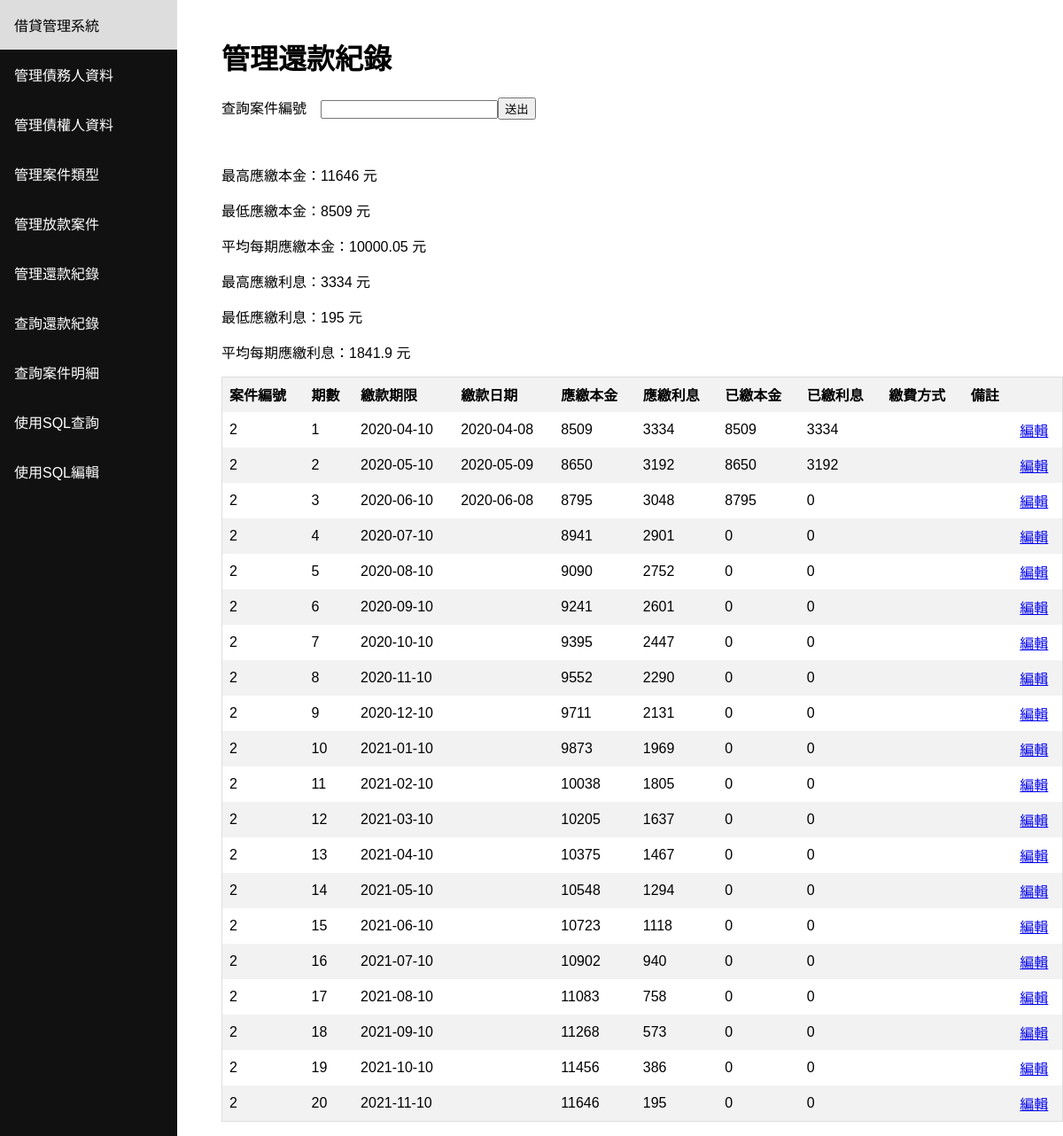
Page /period_show/2 on the committed database.
### tables this page shows
CREATE TABLE "LOAN_PERIOD" (
	"ProjectNumber"	INTEGER NOT NULL,
	"PeriodNumber"	INTEGER NOT NULL,
	"DueDate"	TEXT NOT NULL,
	"RepaymentDate"	TEXT DEFAULT '',
	"ExpectPrinciple"	INTEGER,
	"ExpectInterest"	INTEGER,
	"GetPrinciple"	INTEGER NOT NULL DEFAULT 0,
	"GetInterest"	INTEGER NOT NULL DEFAULT 0,
	"RepaymentMethod"	TEXT DEFAULT '',
	"Remark"	TEXT DEFAULT '',
	FOREIGN KEY("ProjectNumber") REFERENCES "LOAN_PROJECT"("ProjectNumber"),
	PRIMARY KEY("PeriodNumber","ProjectNumber")
);

### main.py (the view)
@app.route('/period_show/<PROJECT>', methods=['GET', 'POST'])
def period_show(PROJECT):
    try:
        if request.method == 'POST' and request.values['ProjectNumber'] != '':
            get_query("select * from LOAN_PROJECT where ProjectNumber = {}".format(request.values['ProjectNumber']))
            return redirect(url_for('period_show', PROJECT=request.values['ProjectNumber']))
    except:
        pass
    max_repayment = get_query("select MAX(ExpectPrinciple),MAX(ExpectInterest) from LOAN_PERIOD where ProjectNumber = {};".format(PROJECT))[0]
    min_repayment = get_query("select MIN(ExpectPrinciple),MIN(ExpectInterest) from LOAN_PERIOD where ProjectNumber = {};".format(PROJECT))[0]
    avg_repayment = get_query("select AVG(ExpectPrinciple),AVG(ExpectInterest) from LOAN_PERIOD where ProjectNumber = {};".format(PROJECT))[0]
    projects = get_query("select ProjectNumber from LOAN_PROJECT;")
    table = get_query("select * from LOAN_PERIOD where ProjectNumber = {};".format(PROJECT))
    total_repayment = sum([(table[i][5]+table[i][6]) for i in range(len(table))])
    date = get_query("select StartDate from LOAN_PROJECT where ProjectNumber = {}".format(PROJECT))[0][0]
    return render_template(
            'period.html',
            projects=projects,
            show=True,
            columns=['案件編號','期數','繳款期限','繳款日期','應繳本金','應繳利息','已繳本金','已繳利息','繳費方式','備註'],
            project_number=PROJECT,
            project_date=date,
            total_repayment=total_repayment,
            table=table,
            max_repayment=max_repayment,
            min_repayment=min_repayment,
            avg_repayment=avg_repayment
    )

### main.py (called while the page is built)
def get_query(query , get_col=False):
    conn = sqlite3.connect('database.db')
    conn.row_factory = sqlite3.Row
    cur = conn.cursor()
    cur.execute(query)
    rows = cur.fetchall()
    conn.close()
    output = []
    cols = []
    for row in rows:
        temp = dict(row)
        output.append(list(temp.values()))
        if get_col: cols = list(temp.keys())
    if get_col:
        return output, cols
    return output

### templates/period.html (shortened to what this page needs)
<html><body><div class="sidenav"><a href="/">借貸管理系統</a><a href="/debter">管理債務人資料</a><a href="/creditor">管理債權人資料</a><a href="/project_type">管理案件類型</a><a href="/project">管理放款案件</a><a href="/period">管理還款紀錄</a><a href="/repayment_record">查詢還款紀錄</a><a href="/project_record">查詢案件明細</a><a href="/sql_search">使用SQL查詢</a><a href="/sql_edit">使用SQL編輯</a></div><div class="content"><h1>管理還款紀錄</h1><form method="POST" action=""><div><p>查詢案件編號　<input id="ProjectNumber" list="ProjectNumbers" name="ProjectNumber" autocomplete="off" style="width:200px"/><input type="submit" value="送出"/></p></div><br/><div>
{% if show %}<p>最高應繳本金：{{ max_repayment[0] }} 元</p><p>最低應繳本金：{{ min_repayment[0] }} 元</p><p>平均每期應繳本金：{{ avg_repayment[0] }} 元</p><p>最高應繳利息：{{ max_repayment[1] }} 元</p><p>最低應繳利息：{{ min_repayment[1] }} 元</p><p>平均每期應繳利息：{{ avg_repayment[1] }} 元</p>{% endif %}<div style="overflow-x:auto;">{% if show %}<table><thead><tr></tr>{% for column in columns %}<th>{{ column }}</th>{% endfor %}<th></th></thead><tbody>{% for row in table %}<tr>{% for item in row %}<td>{{ item }}</td>{% endfor %}<td><a href="/period_edit/{{ row[0] }}-{{ row[1] }}">編輯</a></td></tr>{% endfor %}</tbody></table>{% endif %}</div></form></div></body></html>

### templates/period.html (style rules this page uses)
* { box-sizing: border-box; }
body { margin: 0; font-family: Arial, Helvetica, sans-serif; }
.sidenav { height: 100%; width: 200px; position: fixed; z-index: 1; top: 0; left: 0; background-color: #111; overflow-x: hidden; }
.sidenav a { color: white; padding: 16px; text-decoration: none; display: block; }
.content { margin-left: 200px; padding-left: 50px; padding-top: 20px; }
table { border-collapse: collapse; border-spacing: 0; width: 100%; border: 1px solid #ddd; }
th, td { text-align: left; padding: 8px; }
tr:nth-child(even) { background-color: #f2f2f2 }

### rows in the picture
LOAN_PERIOD: row "2" "1", DueDate "2020-04-10", RepaymentDate "2020-04-08", ExpectPrinciple "8509", ExpectInterest "3334", GetPrinciple "8509", GetInterest "3334"
LOAN_PERIOD: row "2" "2", DueDate "2020-05-10", RepaymentDate "2020-05-09", ExpectPrinciple "8650", ExpectInterest "3192", GetPrinciple "8650", GetInterest "3192"
LOAN_PERIOD: row "2" "3" "0", DueDate "2020-06-10", RepaymentDate "2020-06-08", ExpectPrinciple "8795", ExpectInterest "3048", GetPrinciple "8795"
LOAN_PERIOD: row "2" "4" "0" "0", DueDate "2020-07-10", ExpectPrinciple "8941", ExpectInterest "2901"
LOAN_PERIOD: row "2" "5" "0" "0", DueDate "2020-08-10", ExpectPrinciple "9090", ExpectInterest "2752"
LOAN_PERIOD: row "2" "6" "0" "0", DueDate "2020-09-10", ExpectPrinciple "9241", ExpectInterest "2601"
LOAN_PERIOD: row "2" "7" "0" "0", DueDate "2020-10-10", ExpectPrinciple "9395", ExpectInterest "2447"
LOAN_PERIOD: row "2" "8" "0" "0", DueDate "2020-11-10", ExpectPrinciple "9552", ExpectInterest "2290"
LOAN_PERIOD: row "2" "9" "0" "0", DueDate "2020-12-10", ExpectPrinciple "9711", ExpectInterest "2131"
LOAN_PERIOD: row "2" "10" "0" "0", DueDate "2021-01-10", ExpectPrinciple "9873", ExpectInterest "1969"
LOAN_PERIOD: row "2" "11" "0" "0", DueDate "2021-02-10", ExpectPrinciple "10038", ExpectInterest "1805"
LOAN_PERIOD: row "2" "12" "0" "0", DueDate "2021-03-10", ExpectPrinciple "10205", ExpectInterest "1637"
LOAN_PERIOD: row "2" "13" "0" "0", DueDate "2021-04-10", ExpectPrinciple "10375", ExpectInterest "1467"
LOAN_PERIOD: row "2" "14" "0" "0", DueDate "2021-05-10", ExpectPrinciple "10548", ExpectInterest "1294"
LOAN_PERIOD: row "2" "15" "0" "0", DueDate "2021-06-10", ExpectPrinciple "10723", ExpectInterest "1118"
LOAN_PERIOD: row "2" "16" "0" "0", DueDate "2021-07-10", ExpectPrinciple "10902", ExpectInterest "940"
LOAN_PERIOD: row "2" "17" "0" "0", DueDate "2021-08-10", ExpectPrinciple "11083", ExpectInterest "758"
LOAN_PERIOD: row "2" "18" "0" "0", DueDate "2021-09-10", ExpectPrinciple "11268", ExpectInterest "573"
LOAN_PERIOD: row "2" "19" "0" "0", DueDate "2021-10-10", ExpectPrinciple "11456", ExpectInterest "386"
LOAN_PERIOD: row "2" "20" "195" "0" "0", DueDate "2021-11-10", ExpectPrinciple "11646"

### other values in the picture
{{ max_repayment[0] }} "11646"
{{ min_repayment[0] }} "8509"
{{ avg_repayment[0] }} "10000.05"
{{ max_repayment[1] }} "3334"
{{ min_repayment[1] }} "195"
{{ avg_repayment[1] }} "1841.9"
{{ column }} "案件編號" "期數" "繳款期限" "繳款日期" "應繳本金" "應繳利息" "已繳本金" "已繳利息" "繳費方式" "備註"
